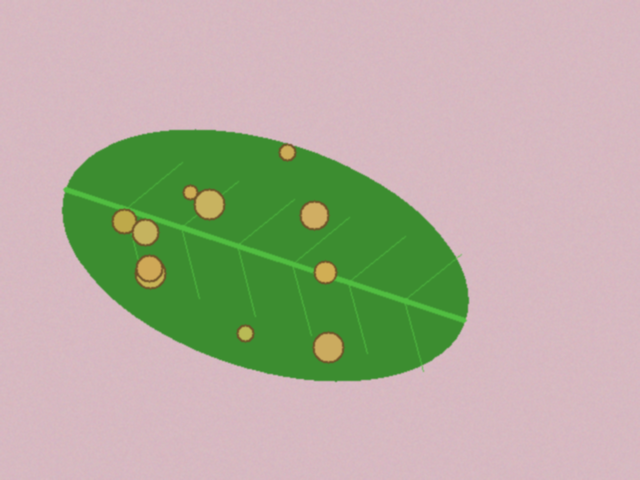
#> input picture data/sintetis/bersih/teh_041.png, 640 x 480 px, found by its file name; the run also reads 1 picture not shown here
$ jupyter execute --allow-errors B3_histogram.ipynb   (shell and % lines are left out)
#> lines starting #> are read from the running program, lines starting #| are printed output that depends on the picture; after the words box and inside, x2 and y2 are one past the last pixel; in counts of white or black regions, pixels touching at a corner belong together
### src/utils_cv.py
"""utils_cv.py: fungsi bantu yang dipakai ulang sepanjang semester."""
import cv2
import numpy as np
import matplotlib.pyplot as plt

def baca(path):
    """Membaca citra dan langsung memberi pesan jelas bila gagal."""
    img = cv2.imread(path)
#> img is the input picture: shape (480, 640, 3); mean B, G, R 157.9, 174.4, 179
    if img is None:
        raise FileNotFoundError(f"Citra tidak ditemukan: {path}")
    return img

def tampil(daftar, judul, baris=1, ukuran=(14, 4)):
    """Menampilkan beberapa citra berdampingan. Citra 3 kanal dianggap BGR."""
    kolom = int(np.ceil(len(daftar) / baris))
    plt.figure(figsize=ukuran)
    for i, (im, jd) in enumerate(zip(daftar, judul)):
        plt.subplot(baris, kolom, i + 1)
        if im.ndim == 3:
            plt.imshow(cv2.cvtColor(im, cv2.COLOR_BGR2RGB))
        else:
            plt.imshow(im, cmap="gray", vmin=0, vmax=255)
        plt.title(jd)
        plt.axis("off")
    plt.tight_layout()

def kontras_bercak(kanal, mask_daun, mask_bercak):
    """KB = |rerata bercak - rerata daun sehat| / simpangan baku daun sehat.
    Makin besar KB, makin mudah bercak dipisahkan dari daun sehat."""
    k = kanal.astype(np.float64)
    sehat = (mask_daun > 0) & (mask_bercak == 0)
    bercak = mask_bercak > 0
    if bercak.sum() == 0:
        return float("nan")
    return abs(k[bercak].mean() - k[sehat].mean()) / (k[sehat].std() + 1e-6)

def statistik(gray):
    """Ringkasan statistik intensitas untuk mendiagnosis mutu citra."""
    return {
        "rerata": round(float(gray.mean()), 1),
        "simpangan_baku": round(float(gray.std()), 1),
        "min": int(gray.min()),
        "maks": int(gray.max()),
        "persen_gelap": round(100 * float((gray < 50).mean()), 1),
        "persen_terang": round(100 * float((gray > 205).mean()), 1)
    }

### notebook/B3_histogram.ipynb
[cell 1]
from google.colab import drive
drive.mount('/content/drive')

[cell 2]
import sys
# Daftarkan folder src ke dalam sistem agar utils_cv terbaca
sys.path.append('/content/drive/MyDrive/simuteh-2330511092/src')

import cv2
import numpy as np
import matplotlib.pyplot as plt
from utils_cv import kontras_bercak, baca, statistik, tampil
for nama in ["teh_041.png", "teh_042.png", "teh_043.png",
 "teh_044.png", "teh_045.png"]:
 gray = cv2.cvtColor(baca(f"drive/MyDrive/simuteh-2330511092/data/sintetis/citra/{nama}"),
 cv2.COLOR_BGR2GRAY)
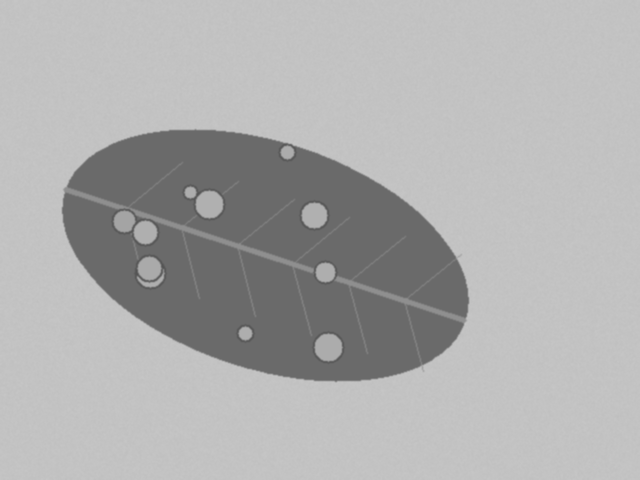
#> gray: shape (480, 640); min 84, max 198, mean 173.9
 print(nama, statistik(gray))
#| teh_041.png {'rerata': 173.9, 'simpangan_baku': 36.7, 'min': 84, 'maks': 198, 'persen_gelap': 0.0, 'persen_terang': 0.0}
 hist = cv2.calcHist([gray], [0], None, [256], [0, 256])
#> hist = 256 values, max 87959 at index 194, min 0 at index 0, mean 1200
 plt.plot(hist, label=nama)
#> pass 2 of the loop `for nama in ["teh_041.png", "teh_042.png", "teh_043.png",`:
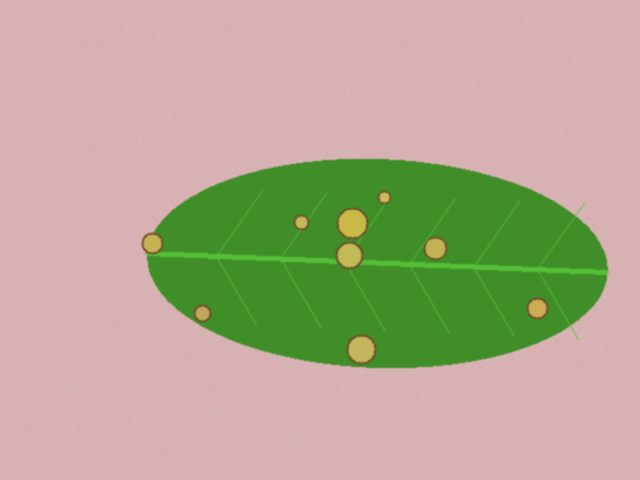
#> input picture data/sintetis/bersih/teh_042.png, 640 x 480 px, found by its file name
#> in baca, img is the input picture: shape (480, 640, 3); mean B, G, R 145.6, 169.3, 179.5
#> `gray = cv2.cvtColor(baca(f"drive/MyDrive/simuteh-2330511092/data/sinte..`:
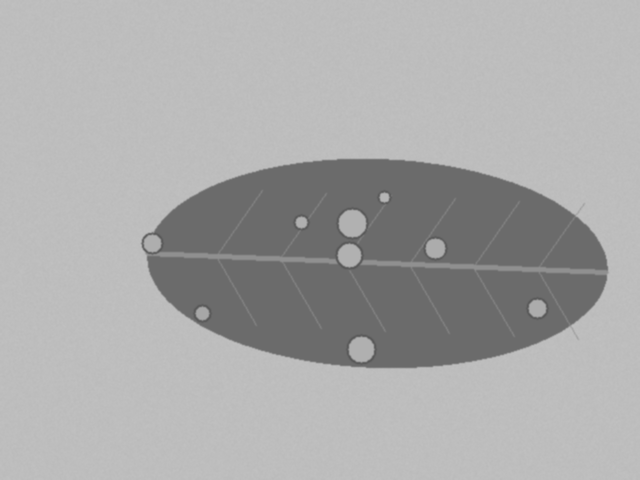
#> gray: shape (480, 640); min 88, max 193, mean 169.7
#| teh_042.png {'rerata': 169.7, 'simpangan_baku': 34.4, 'min': 88, 'maks': 193, 'persen_gelap': 0.0, 'persen_terang': 0.0}
#> hist = 256 values, max 93876 at index 189, min 0 at index 0, mean 1200
#> pass 3 of the loop `for nama in ["teh_041.png", "teh_042.png", "teh_043.png",`:
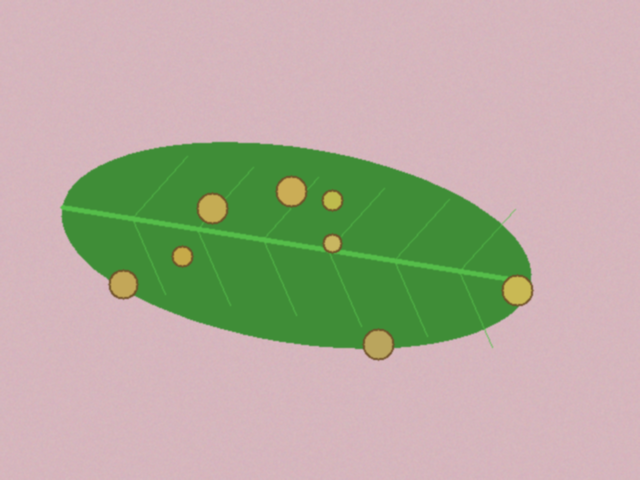
#> input picture data/sintetis/bersih/teh_043.png, 640 x 480 px, found by its file name
#> in baca, img is the input picture: shape (480, 640, 3); mean B, G, R 157.1, 172.4, 179.6
#> `gray = cv2.cvtColor(baca(f"drive/MyDrive/simuteh-2330511092/data/sinte..`:
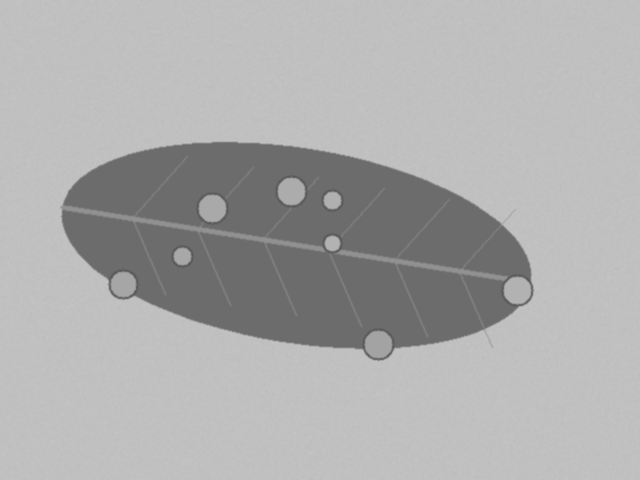
#> gray: shape (480, 640); min 89, max 195, mean 172.8
#| teh_043.png {'rerata': 172.8, 'simpangan_baku': 34.5, 'min': 89, 'maks': 195, 'persen_gelap': 0.0, 'persen_terang': 0.0}
#> hist = 256 values, max 91809 at index 192, min 0 at index 0, mean 1200
#> the loop made 5 passes; the first 3 are shown
plt.xlabel("Intensitas"); plt.ylabel("Jumlah piksel"); plt.legend()
plt.savefig("drive/MyDrive/simuteh-2330511092/hasil/b3_histogram_5kondisi.png")
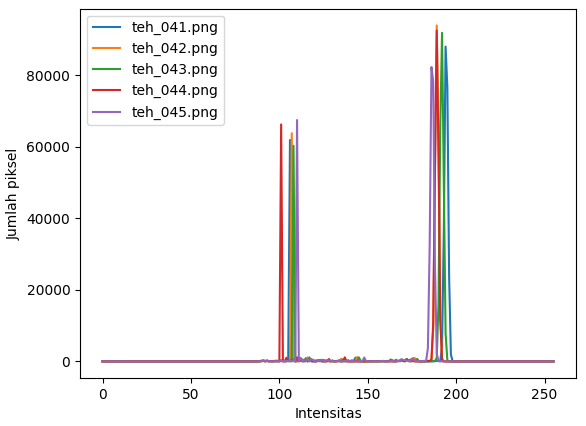
#> figure drawn by matplotlib, 1 panel; curve peaks at x = 194, y = 87959; curve peaks at x = 189, y = 93876; curve peaks at x = 192, y = 91809

[cell 3]
nama = "teh_045.png" # kondisi bayangan
img = baca(f"drive/MyDrive/simuteh-2330511092/data/sintetis/citra/{nama}")
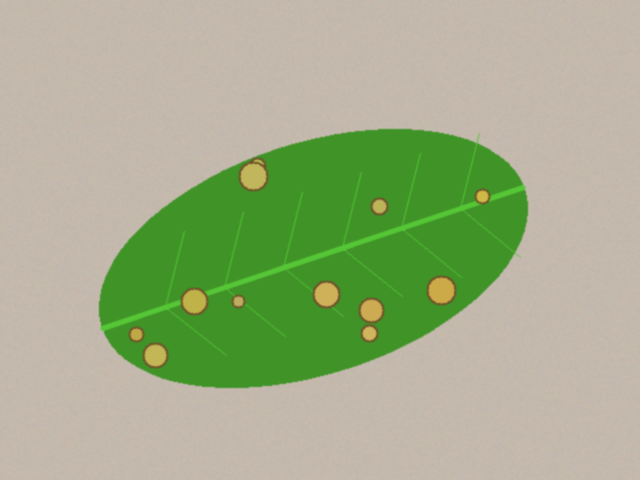
#> input picture data/sintetis/bersih/teh_045.png, 640 x 480 px, found by its file name
#> in baca, img is the input picture: shape (480, 640, 3); mean B, G, R 138.1, 175.1, 162.6
md = cv2.imread(f"drive/MyDrive/simuteh-2330511092/data/sintetis/mask_daun/{nama}", 0)
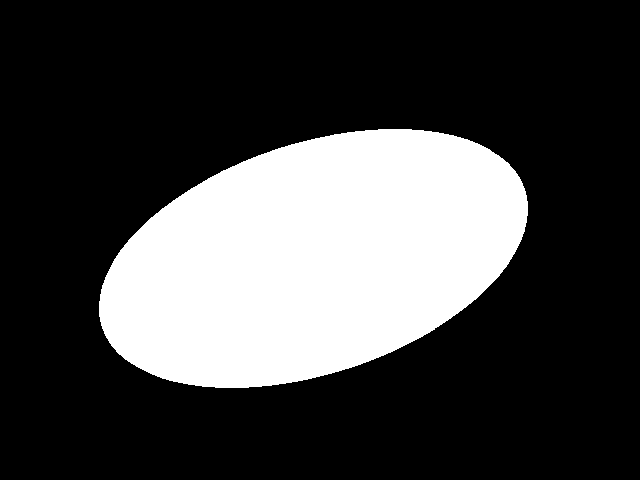
#> input picture data/sintetis/mask_daun/teh_045.png, 640 x 480 px, found by its file name
#> md: shape (480, 640); 26.2% white; 1 white region, box (x1, y1, x2, y2) and area: (99, 129, 528, 388) 80633
mb = cv2.imread(f"drive/MyDrive/simuteh-2330511092/data/sintetis/mask_bercak/{nama}", 0)
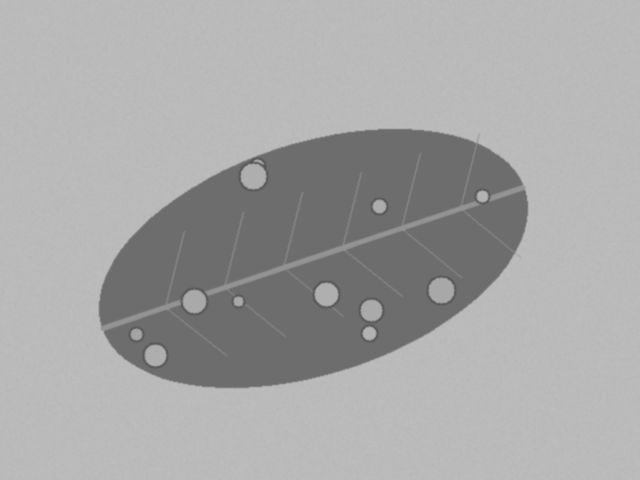
#> mb: shape (480, 640); min 84, max 190, mean 166.6
gray = cv2.cvtColor(img, cv2.COLOR_BGR2GRAY)
def gamma_lut(g):
 lut = np.array([255 * (i / 255) ** g for i in range(256)])
 return lut.clip(0, 255).astype(np.uint8)
rmin, rmax = np.percentile(gray, (2, 98)) # abaikan 2% piksel ekstrem
#> rmin = 110; rmax = 188
hasil = {
 "asli": gray,
 "negatif": 255 - gray,
 "cerah+50": cv2.add(gray, 50),
 "kontras": cv2.convertScaleAbs(gray, alpha=1.5, beta=-40),
 "regang": np.clip((gray - rmin) / (rmax - rmin) * 255,
 0, 255).astype(np.uint8),
 "gamma0.5": cv2.LUT(gray, gamma_lut(0.5)),
 "gamma1.8": cv2.LUT(gray, gamma_lut(1.8)),
 "ekualisasi": cv2.equalizeHist(gray),
 "CLAHE": cv2.createCLAHE(clipLimit=2.0,
 tileGridSize=(8, 8)).apply(gray),
}
for nm, c in hasil.items():
 print(f"{nm:10s} KB={kontras_bercak(c, md, mb):.2f} "
 f"sigma={c.std():.1f}")
#> this loop made 9 passes
#> nm on passes 1 to 9: 'asli', 'negatif', 'cerah+50', 'kontras', 'regang', 'gamma0.5', 'gamma1.8', 'ekualisasi', 'CLAHE'
#| asli       KB=nan sigma=32.7
#| negatif    KB=nan sigma=32.7
#| cerah+50   KB=nan sigma=32.7
#| kontras    KB=nan sigma=49.0
#| regang     KB=nan sigma=106.2
#| gamma0.5   KB=nan sigma=21.6
#| gamma1.8   KB=nan sigma=37.9
#| ekualisasi KB=nan sigma=73.5
#> (further printed lines are left out)
#> pass 2, in kontras_bercak (call 2), `k = kanal.astype(np.float64)`:
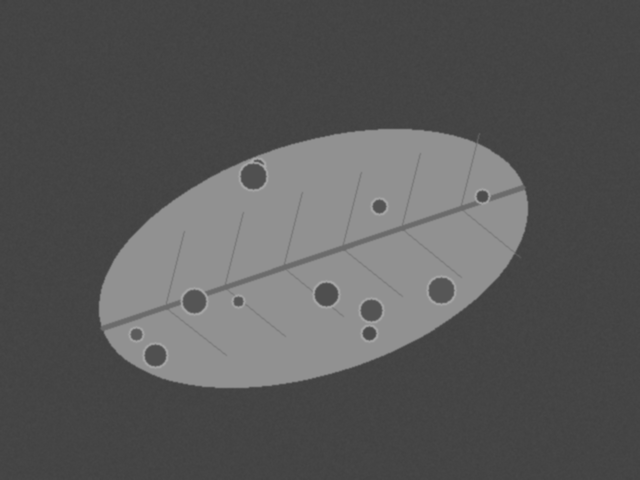
#> k: shape (480, 640) float64; min 65, max 171, mean 87.7

[cell 4]
# Pilih 3 citra yang akan divisualisasikan sesuai Gambar 4[cite: 16]
citra_pilihan = [hasil["asli"], hasil["ekualisasi"], hasil["CLAHE"]]
judul_pilihan = ["Asli (bayangan)", "Ekualisasi global", "CLAHE (clip 2, tile 8)"]

plt.figure(figsize=(15, 8))
for i, (c, judul) in enumerate(zip(citra_pilihan, judul_pilihan)):
    # Baris atas: Citra
    plt.subplot(2, 3, i + 1)
    plt.imshow(c, cmap='gray', vmin=0, vmax=255)
    plt.title(judul)
    plt.axis('off')

    # Baris bawah: Histogram
    plt.subplot(2, 3, i + 4)
    hist = cv2.calcHist([c], [0], None, [256], [0, 256])
    plt.bar(range(256), hist.flatten(), color='blue', width=1)
    plt.xlabel("Intensitas")
    plt.ylabel("Jumlah piksel")
#> this loop made 3 passes
#> judul on passes 1 to 3: 'Asli (bayangan)', 'Ekualisasi global', 'CLAHE (clip 2, tile 8)'

plt.tight_layout()
plt.show()
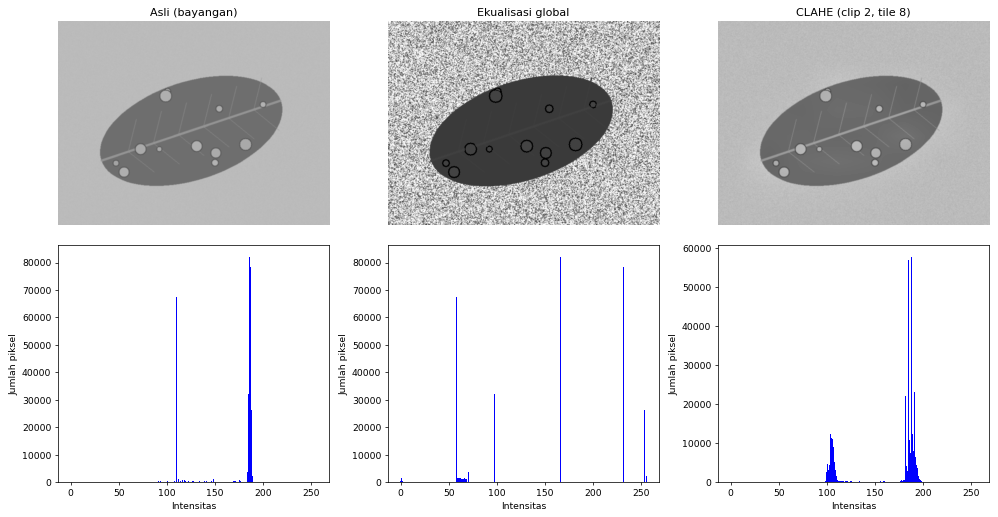
#> figure drawn by matplotlib, 6 panels; panel 2: tallest bar 82228 high, from x = 185.5 to 186.5; panel 4: tallest bar 82228 high, from x = 165.5 to 166.5; panel 6: tallest bar 57830 high, from x = 187.5 to 188.5

[cell 5]
# eksperimen parameter CLAHE
for clip in [1.0, 2.0, 4.0]:
    for tile in [4, 8, 16]:
        c = cv2.createCLAHE(clipLimit=clip, tileGridSize=(tile, tile)).apply(gray)
        print(f"clip={clip} tile={tile}: KB={kontras_bercak(c, md, mb):.2f}")
#> this loop made 3 passes
#| clip=1.0 tile=4: KB=nan
#| clip=1.0 tile=8: KB=nan
#| clip=1.0 tile=16: KB=nan
#| clip=2.0 tile=4: KB=nan
#| clip=2.0 tile=8: KB=nan
#| clip=2.0 tile=16: KB=nan
#| clip=4.0 tile=4: KB=nan
#| clip=4.0 tile=8: KB=nan
#| clip=4.0 tile=16: KB=nan

# CLAHE pada citra warna: kanal V (benar) dan tiap kanal BGR (bandingkan)
clahe = cv2.createCLAHE(clipLimit=2.0, tileGridSize=(8, 8))
hsv = cv2.cvtColor(img, cv2.COLOR_BGR2HSV)
#> hsv: shape (480, 640, 3); mean H, S, V 25.1, 70.5, 183.5
hsv[:, :, 2] = clahe.apply(hsv[:, :, 2])
#> hsv: shape (480, 640, 3); mean H, S, V 25.1, 70.5, 181
via_v = cv2.cvtColor(hsv, cv2.COLOR_HSV2BGR)
via_bgr = cv2.merge([clahe.apply(c) for c in cv2.split(img)])
tampil([img, via_v, via_bgr], ["Asli", "CLAHE kanal V", "CLAHE tiap kanal BGR"])
#> in tampil, `kolom = int(np.ceil(len(daftar) / baris))`: kolom = 3
#> the loop in tampil, `for i, (im, jd) in enumerate(zip(daftar, judul)):` made 3 passes
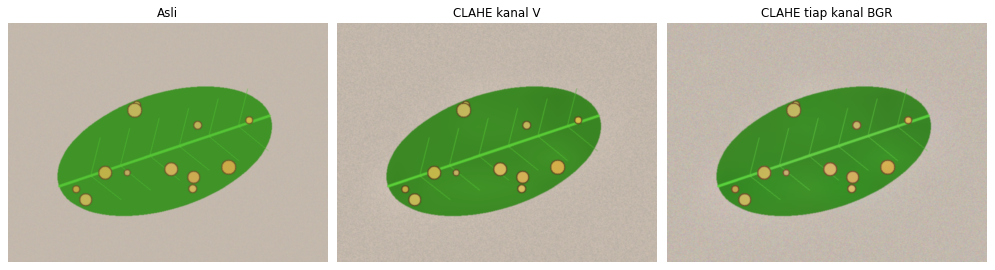
#> figure drawn by matplotlib, 3 panels
#> `m_d = cv2.imread(f"/content/drive/MyDrive/simuteh-2330511092/data/sint..`:
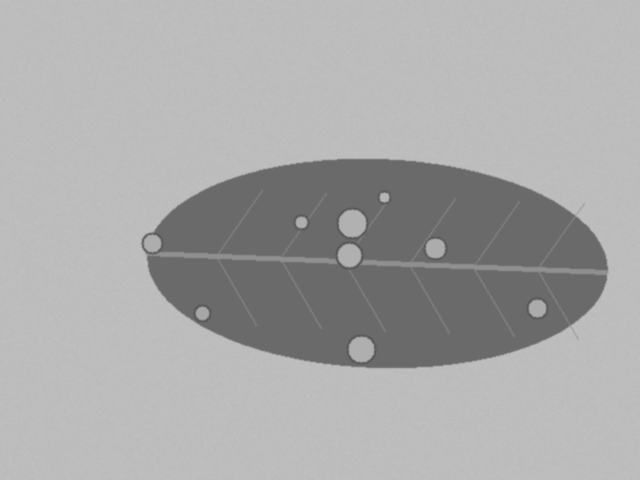
#> m_d: shape (480, 640); min 88, max 192, mean 169.1

Penerapan CLAHE pada kanal V (HSV) mempertahankan keaslian warna objek karena hanya meningkatkan kontras pencahayaan, sedangkan CLAHE pada tiap kanal BGR terpisah dapat menimbulkan distorsi warna yang tidak natural.

[cell 6]
def gamma_lut(g):
#> called with g = 0.5
    lut = np.array([255 * (i / 255) ** g for i in range(256)])
#> lut = 256 values from 0 to 255
#> `g_hasil = metode(g)`:
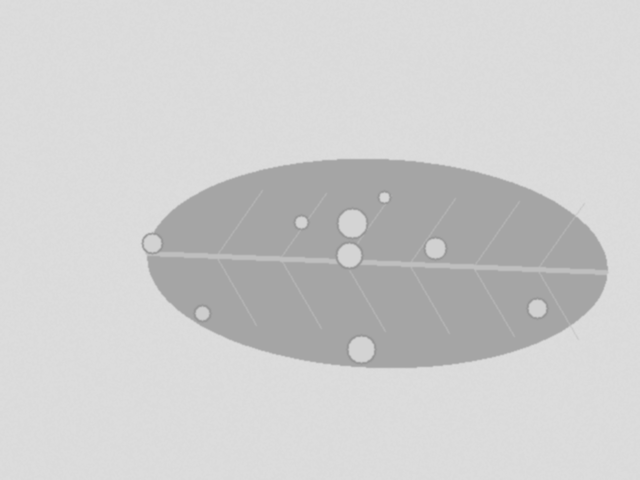
#> g_hasil: shape (480, 640); min 149, max 221, mean 206.3
    return lut.clip(0, 255).astype(np.uint8)

pasangan_uji = [
    ("Kondisi Gelap", "teh_042.png", "teh_022.png", lambda g: cv2.LUT(g, gamma_lut(0.5))),
    ("Kondisi Terang", "teh_043.png", "teh_023.png", lambda g: cv2.LUT(g, gamma_lut(1.8))),
    ("Kondisi Kontras Rendah", "teh_044.png", "teh_024.png", lambda g: cv2.convertScaleAbs(g, alpha=1.5, beta=-40)),
    ("Kondisi Bayangan", "teh_045.png", "teh_025.png", lambda g: cv2.createCLAHE(clipLimit=2.0, tileGridSize=(8,8)).apply(g))
]

#> (the rest of this cell did not finish here and is left out)

        kb_akhir = kontras_bercak(g_hasil, m_d, m_b)
        print(f"File: {nama} | KB Awal: {kb_awal:.2f} -> KB Sesudah Perbaikan: {kb_akhir:.2f}")
